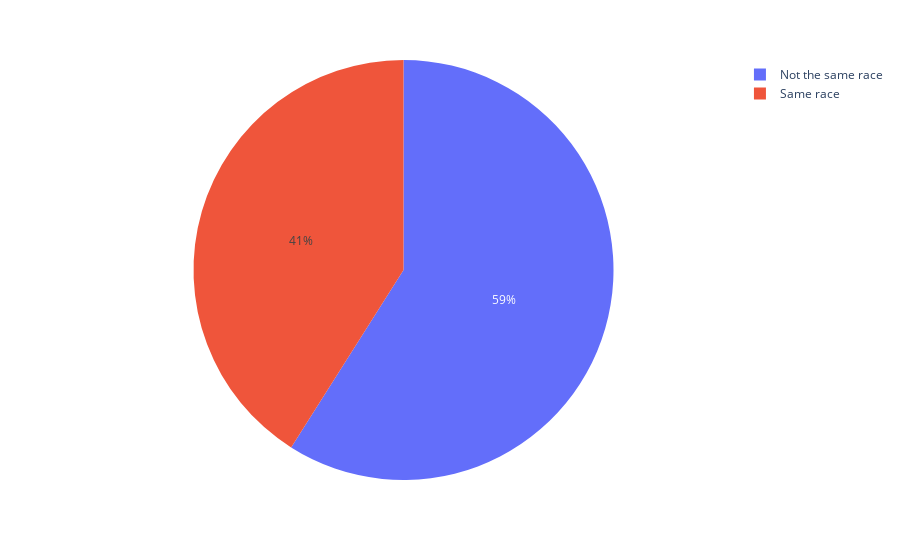

Notebook code for this chart:
### Code cell
px.pie(df[df.match==1], values=df[df.match==1].samerace.value_counts(sort=False, normalize=True), names=df[df.match==1].samerace_label.unique())

### Figure 1 — Plotly figure (JSON) as saved in the notebook; plotly's stock layout.template omitted (floating-point values rounded to 4 significant figures)
{"data": [{"domain": {"x": [0, 1], "y": [0, 1]}, "hovertemplate": "label=%{label}<br>value=%{value}<extra></extra>", "labels": ["Same race", "Not the same race"], "legendgroup": "", "name": "", "showlegend": true, "type": "pie", "values": [0.4101, 0.5899]}], "layout": {"legend": {"tracegroupgap": 0}, "margin": {"t": 60}}}
